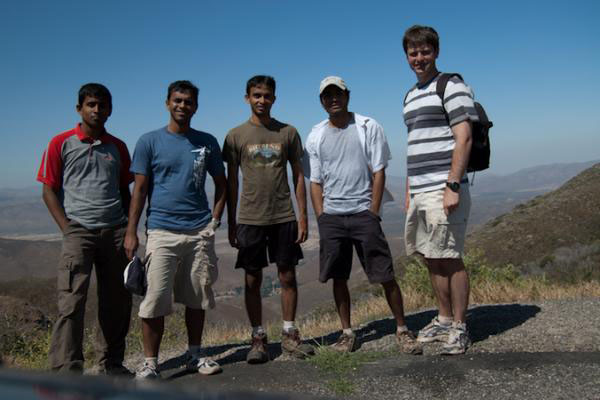
#> input picture resources/images/pic23.jpg, 600 x 400 px
$ python sky_enhancement.py   (Python 2 division)   (older library calls are emulated)
#> lines starting #> are read from the running program, lines starting #| are printed output that depends on the picture; after the words box and inside, x2 and y2 are one past the last pixel; in counts of white or black regions, pixels touching at a corner belong together
### cape_util/cape_util.py
"""
Created on June 18, 2015
@author: shiruilu

Common utils for CAPE
"""

import cv2
import numpy as np
from scipy.signal import argrelextrema
import matplotlib.pyplot as plt

# [7 lines left out: function safe_convert, not called in this run]

def get_smoothed_hist(I_channel, ksize=30, sigma=10):
    """
    get smoothed hist from a single channel
    +TODO: consider replace the calc of face_enhancement.py _H, H

    ARGs:
    I_channel -- MASKED single channle image (not necessarily gray), 0 will not be counted.
    ksize &
    sigma     -- For Gaussian kernel, following 3*sigma rule

    RETURN:
    h         -- Smoothed hist
    """
    # unsmoothed hist (cv2.calcHist return 2d vector)
    _h = cv2.calcHist([I_channel],[0],None,[255],[1,256]).T.ravel()
    # smooth hist, correlate only takes 1d input
    h  = np.correlate(_h, cv2.getGaussianKernel(ksize,sigma).ravel(), 'same')
    return h

def detect_bimodal(H):
    """
    H: all the (smoothed) histograms of faces on the image
    RETURN:
    bimodal_Fs: True means detected
                False means undetected (i.e. not bimodal)
                None means not sure, will plot H[i] for analysis
    D, M, B:    *Arrays* of detected Dark, Median, Bright intensities.
                i.e. x-index of H
    """
    # argrelextrema return (array([ 54, 132]),) (a tuple), only [0] used for 1d
    maximas_Fs = [ argrelextrema(h, np.greater, order=10)[0] for h in H ]
    # argrelextrema return (array([ 54, 132]),) (a tuple), only [0] used for 1d
    minimas_Fs = [ argrelextrema(h, np.less, order=10)[0] for h in H ]
    # # to visualize the bimodal:
    # print "maximas each face(hist): ", maximas_Fs \
    #       , "minimas each face(hist): ", minimas_Fs
    # plt.plot(H[i]); plt.xlim([1,256]); plt.show()
    bimodal_Fs = np.zeros(len(H) ,dtype=bool)
    D = np.zeros(len(H)); M = np.zeros(len(H)); B = np.zeros(len(H));
    for i in range(len(H)): # each face i
        tot_face_pix = np.sum(H[i])
        if len(maximas_Fs[i]) ==2 and len(minimas_Fs[i]) ==1: #bimodal detected
            d = maximas_Fs[i][0]
            b = maximas_Fs[i][1]
            m = minimas_Fs[i][0]
            # print 'd,b,m: ',d,b,m
            B[i] = b; M[i] = m; D[i] = d;
            # NOTICE: Here its 0.003 not 5%(as described in CAPE)!
            # 5% should be cumulated from several cylinders around the peak
            # Here it's ONLY the highest peak
            if H[i][d] >=0.003*tot_face_pix and H[i][b] >=0.003*tot_face_pix \
               and (H[i][m] <=0.8*H[i][d] and H[i][m] <=0.8*H[i][b]):
                bimodal_Fs[i] = True
        elif len(maximas_Fs[i]) >2 or len(minimas_Fs[i]) >1:
            print '?? more than two maximas, or more than one minima, see the plot'
            plt.plot(H[i]); plt.xlim([1,256]); plt.show()
            bimodal_Fs[i] = None
        else:
            None
    return bimodal_Fs, D, M, B

# [5 lines left out: function frange, not called in this run]

def mask_skin(img, mask):
    img_cp = img.copy()
    img_cp[ ~mask ] = 0 # non-skin area set to 0
    return img_cp

# [33 lines left out: functions mag, display, not called in this run]

### blue_sky/sky_enhancement.py
"""
Created on July 6, 2015
@author: shiruilu

Sky Enhancement from CAPE, put together
"""
import os
import sys

source_dirs = ['cape_util', 'aindane', 'face_detection'
               , 'skin_detection', 'wls_filter']

for d in source_dirs:
    sys.path.insert( 0, os.path.join(os.getcwd(), '../'+d) )

import cape_util

import cv2
import numpy as np
from scipy.stats import norm
from scipy import ndimage as ndi
from matplotlib import pyplot as plt
import ipdb

# # tricky way of removing ipdb breakpoints
# def f(): pass
# ipdb.set_trace = f

IMG_DIR = '../resources/images/'
BM_DIR = './benchmarks/'

def in_idea_blue_rg(I_origin):
    img = I_origin.astype(float)
    IDEAL_SKY_BGR = (195, 165, 120)
    # RANGE = (25, 30, 50)
    RANGE = (60, 65, 80)
    return (abs(img[...,0]-IDEAL_SKY_BGR[0]) < RANGE[0]) \
         & (abs(img[...,1]-IDEAL_SKY_BGR[1]) < RANGE[1]) \
         & (abs(img[...,2]-IDEAL_SKY_BGR[2]) < RANGE[2])

# [31 lines left out: functions _var_lenpos, get_sky_ref_patch, not called in this run]

def _get_top_one_third(img):
    return img[0:img.shape[0]*1.0/3,...]

def sky_prob_to_01(sky_prob_map, thresh=0.0):
    return sky_prob_map > thresh

# [9 lines left out: function _2to3, not called in this run]

def sky_ref_patch_detection(I_origin):
    """
    RETURN:
    S: list:[Sb, Sg, Sr]
    sky_prob_map
    """
    I_gray = cv2.cvtColor(I_origin, cv2.COLOR_BGR2GRAY)
    sky_prob_map = np.zeros(I_gray.shape)
    # initialize sky prob map with pixels strictly within ideal blue range
    sky_prob_map[ in_idea_blue_rg(I_origin) ] = 1.0
    # sky is ONLY in top one third
    # sky_prob_map[sky_prob_map.shape[0]*1.0/3:-1,...] = 0.0

    # exponentially decrease sky prob where gradient is too large (>_grad_percent*255.)
    _grad_x = np.absolute( ndi.prewitt(I_gray, axis=1 ,mode='nearest') )
    _grad_y = np.absolute( ndi.prewitt(I_gray, axis=0 ,mode='nearest') )
    _rv = norm(loc=0., scale=255./3.) # 3*sigma = 255, rv ~ random variable

    _grad_percent = 0.10 # 0.05 of the original paper
    cond_mod_sky_prob = (sky_prob_map ==1.0) & \
                        ((_grad_x >_grad_percent*255.) | (_grad_y >_grad_percent*255.)) # average of gradx, y
    sky_prob_map[ cond_mod_sky_prob ] = _rv.pdf( (_grad_x + _grad_y)/2.0 )[ cond_mod_sky_prob ]

    # detect bimodal
    _L = cv2.cvtColor(I_origin, cv2.COLOR_BGR2LAB)[...,0]
    detect_res = cape_util.detect_bimodal(
        [cape_util.get_smoothed_hist( cape_util.mask_skin(_L, sky_prob_map!=0.0) )]
    )[0] # detect_bimodal is an array f
    if (detect_res[0] == True): #could return F or None, must be ==True
        print 'bimodal detected in current sky_ref_patch'
        sky_prob_map[ I_gray ==detect_res[1] ] = 0.0 #exclude pixels correspond to the dark mode

    # get mean and std from each b,g,r channel of detected sky
    S = []
    if ( np.sum( _get_top_one_third(sky_prob_map) ) !=0): # top 1/3 has sky
        sky_prob_map_bgr = _2to3(sky_prob_map)
        for i in range(3): #B, G, R
            masked_I_one_thrid = cape_util.mask_skin( # mask non-blue area 0, copy the rest
                _get_top_one_third(I_origin)[...,i]
                , _get_top_one_third(sky_prob_map)!=0.0 # sky_prob map changed after previous step
            )
            mean, std = get_sky_ref_patch( masked_I_one_thrid, sky_prob_map )
            S.append(mean)
            _rv_sky_patch = norm(loc=mean, scale=std)

            # re-assign (where sky prob>0), normalize to p(median) = 1.0
            sky_prob_map_bgr[...,i][sky_prob_map>0.0] = \
                _rv_sky_patch.pdf(I_origin[...,i])[sky_prob_map>0.0] / _rv_sky_patch.pdf(mean)
        _b=1.; _g=5.; _r=3.
        sky_prob_map = (_b*sky_prob_map_bgr[...,0] + _g*sky_prob_map_bgr[...,1] + _r*sky_prob_map_bgr[...,2]) / (_b+_g+_r)

        # remove small patches: image opening on sky_prob_map
        _h,_w = sky_prob_map.shape[0:2]
        _kernel = cv2.getStructuringElement(cv2.MORPH_ELLIPSE,(_h/12,_w/16))
        sky_mask_opened = cv2.morphologyEx(sky_prob_to_01(sky_prob_map).astype('uint8'), cv2.MORPH_OPEN, _kernel)
        sky_prob_map[sky_mask_opened==0.0] = 0.0 # set sky_prob_map to 0 where removed from sky_mask_opened
    else:
        print 'sky not detected in top 1/3'

    plt.imshow(sky_prob_map); plt.show() # rainbow map
    print 'S(b,g,r): ',S
    return S, sky_prob_map

# [83 lines left out: functions sky_cloud_decompose, sky_enhance, not called in this run]

def sky_enhancement(I):
    """
    Main function to perform sky enhancement
    Keyword Arguments:
    I -- np.uint8 (m,n,3), BGR
    Returns:
    res -- np.uint8 (m,n,3), I with sky part enhanced
    sky_prob_map -- np.float 0-1 (m,n,1), sky probability map
    """
    S, sky_prob_map = sky_ref_patch_detection(I)
    res = I.copy() # res shape is (1, num_sky_pixels, 3)
    if S == []:
        print 'S is empty'
    elif sky_prob_to_01(sky_prob_map, thresh=0.).any():
        X = sky_cloud_decompose(S, sky_prob_map, cape_util.mask_skin(I, sky_prob_map.astype(bool)))
        Sbgr = np.array([[S]], dtype='uint8')
        P = sky_prob_map[sky_prob_to_01(sky_prob_map, thresh=0.0)].reshape(1,-1) # return sky_prob regarded as sky
        enhance_res = sky_enhance( X, P, Sbgr, I, sky_prob_map)
        res[sky_prob_to_01(sky_prob_map, thresh=0.0)] = enhance_res[0]
    else:
        print 'no sky pixels detected!'

    return res, sky_prob_map

def main():
    I_origin = cv2.imread(IMG_DIR+'pic23.jpg')
    res_disp,_ = sky_enhancement(I_origin)
    cape_util.display(np.hstack([I_origin, res_disp]))
    return 0

if __name__ == '__main__':
    main()
#> in main, I_origin is the input picture: shape (400, 600, 3); mean B, G, R 103.3, 93.1, 79.5
#> in sky_ref_patch_detection, `I_gray = cv2.cvtColor(I_origin, cv2.COLOR_BGR2GRAY)`:
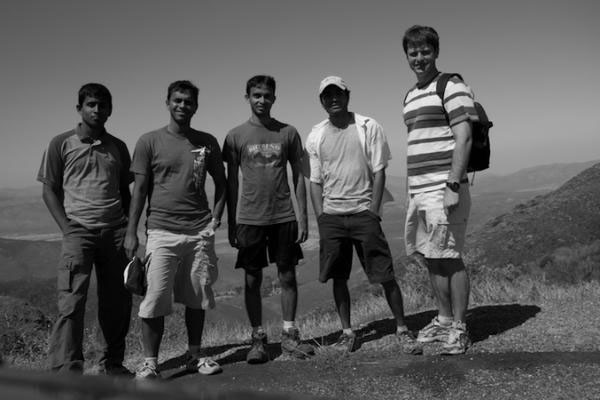
#> I_gray: shape (400, 600); min 0, max 251, mean 90.2
#> in in_idea_blue_rg, `return (abs(img[...,0]-IDEAL_SKY_BGR[0]) < RANGE[0]) \ & (abs(img[...,..`:
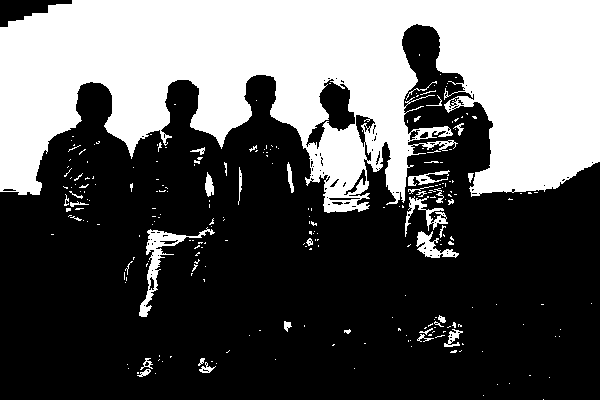
#> returned value: shape (400, 600) bool; 36.2% white; 252 white regions (214 under 20 px), largest, box (x1, y1, x2, y2) and area: (0, 0, 600, 213) 82301, (139, 227, 215, 317) 1116, (416, 231, 459, 258) 478
#> in sky_ref_patch_detection, `_grad_x = np.absolute( ndi.prewitt(I_gray, axis=1 ,mode='nearest') )`:
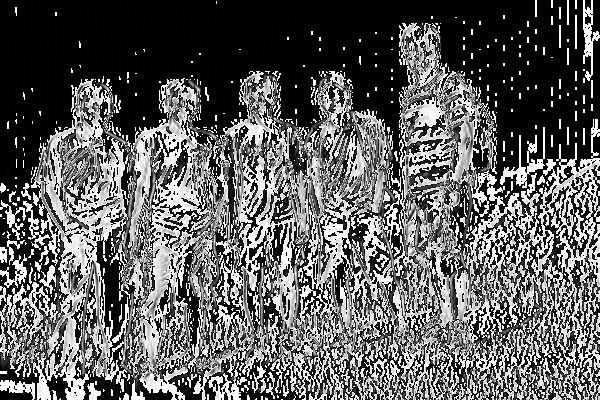
#> _grad_x: shape (400, 600); min 0, max 255, mean 95.3
#> in sky_ref_patch_detection, `_grad_y = np.absolute( ndi.prewitt(I_gray, axis=0 ,mode='nearest') )`:
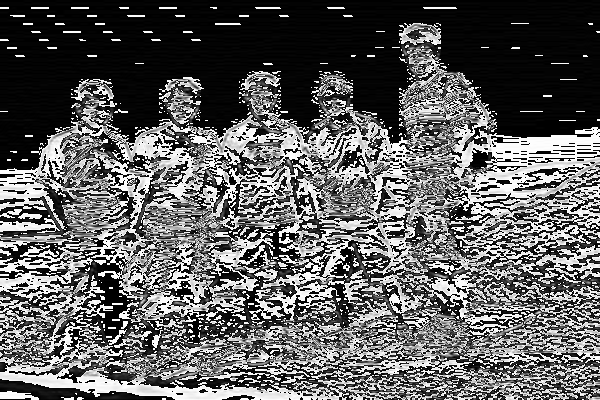
#> _grad_y: shape (400, 600); min 0, max 255, mean 96.6
#> in sky_ref_patch_detection, `cond_mod_sky_prob = (sky_prob_map ==1.0) & \ ((_grad_x >_grad_percent*..`:
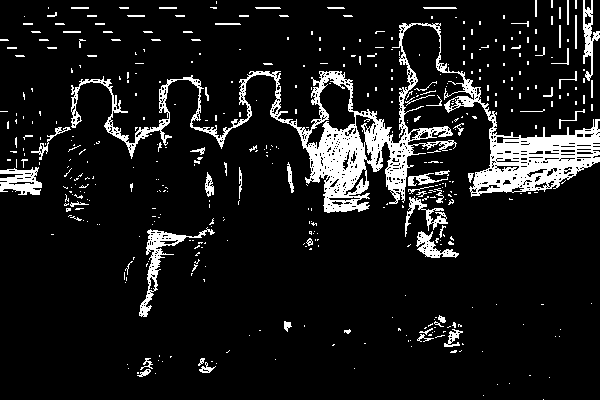
#> cond_mod_sky_prob: shape (400, 600) bool; 9.9% white; 451 white regions (379 under 20 px), largest, box (x1, y1, x2, y2) and area: (71, 23, 600, 213) 15519, (139, 227, 215, 317) 1046, (0, 167, 42, 195) 737
#> in sky_ref_patch_detection, `sky_prob_map[ cond_mod_sky_prob ] = _rv.pdf( (_grad_x + _grad_y)/2.0 )..`:
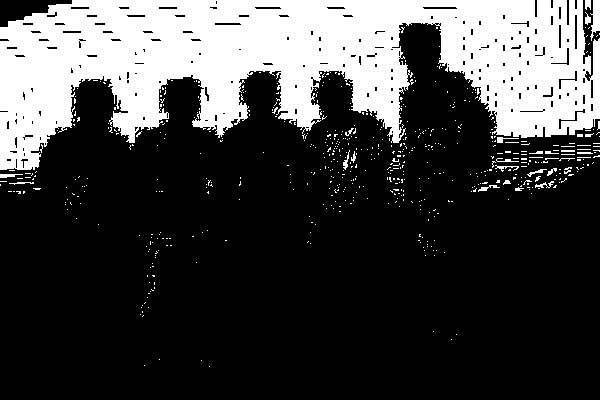
#> sky_prob_map: shape (400, 600) float64; min 0, max 1, mean 0.263
#> in mask_skin, `img_cp[ ~mask ] = 0`:
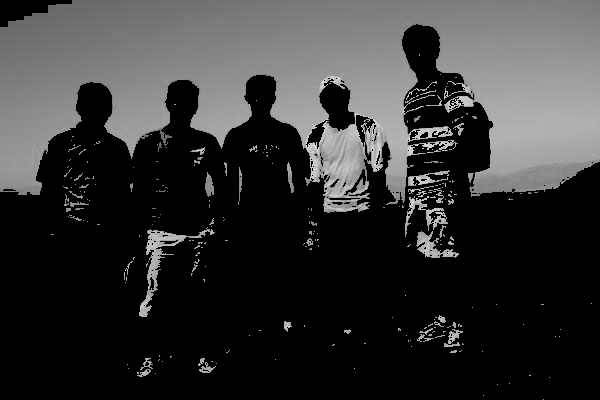
#> img_cp: shape (400, 600); min 0, max 221, mean 52.4
#> in get_smoothed_hist, `h  = np.correlate(_h, cv2.getGaussianKernel(ksize,sigma).ravel(), 'sam..`: h = 255 values, max 1539.5 at index 135, min 0 at index 0, mean 341.1
#> in detect_bimodal, `maximas_Fs = [ argrelextrema(h, np.greater, order=10)[0] for h in H ]`: maximas_Fs = [[135]]
#> in detect_bimodal, `minimas_Fs = [ argrelextrema(h, np.less, order=10)[0] for h in H ]`: minimas_Fs = [empty array]
#> in detect_bimodal, `bimodal_Fs = np.zeros(len(H) ,dtype=bool)`: bimodal_Fs = [False]
#> in detect_bimodal, `D = np.zeros(len(H))`: D = [0]
#> the loop in detect_bimodal, `for i in range(len(H)):` made 1 pass
#> tot_face_pix on pass 1: 86990
#> in sky_ref_patch_detection, `detect_res = cape_util.detect_bimodal( [cape_util.get_smoothed_hist( c..`: detect_res = [False]
#> (the run stopped early here; a loop or call above may not have finished)

$ run again, with resources/images/pic1.jpg copied over resources/images/pic23.jpg
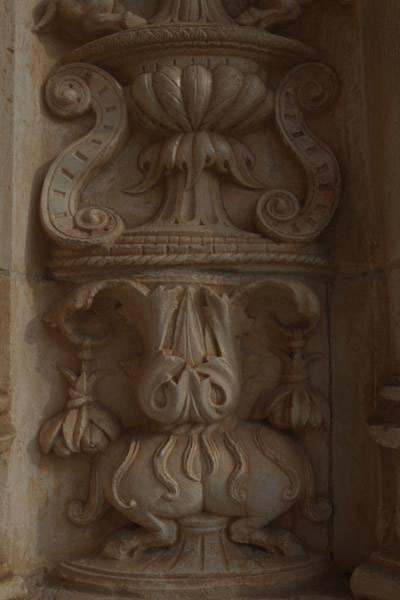
#> input picture resources/images/pic1.jpg, 400 x 600 px
#> in main, I_origin is the input picture: shape (600, 400, 3); mean B, G, R 41.8, 57.1, 74.4
#> in in_idea_blue_rg, `return (abs(img[...,0]-IDEAL_SKY_BGR[0]) < RANGE[0]) \ & (abs(img[...,..`:
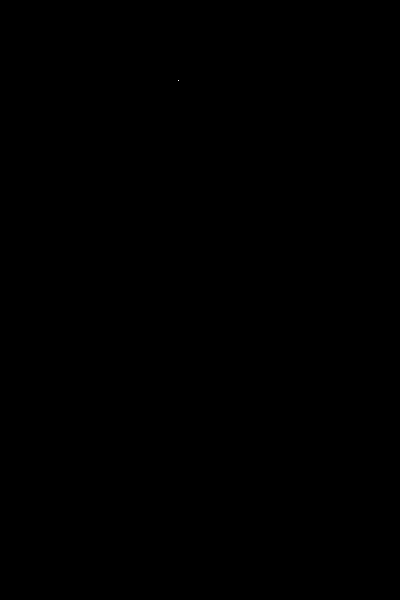
#> returned value: shape (600, 400) bool; 0% white in thin lines or dots, all inside (x1, y1, x2, y2) = (178, 80, 179, 81)
#> in sky_ref_patch_detection, `_grad_y = np.absolute( ndi.prewitt(I_gray, axis=0 ,mode='nearest') )`:
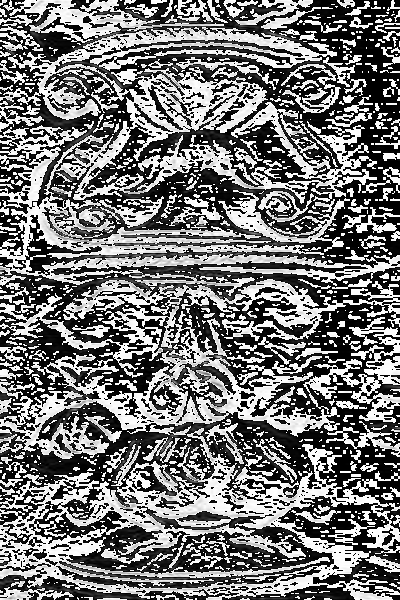
#> _grad_y: shape (600, 400); min 0, max 255, mean 117.7
#> h = 255 values, max 0.046 at index 164, min 0 at index 0, mean 0.00392
#> maximas_Fs = [empty array]
#> bimodal_Fs = [False]
#> D = [0]
#> the loop in detect_bimodal, `for i in range(len(H)):` made 1 pass
#> tot_face_pix on pass 1: 1
#> detect_res = [False]

$ run again, with resources/images/pic14.jpg copied over resources/images/pic23.jpg
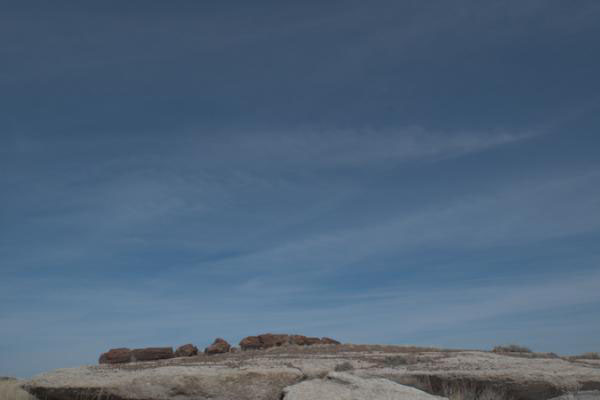
#> input picture resources/images/pic14.jpg, 600 x 400 px
#> in main, I_origin is the input picture: shape (400, 600, 3); mean B, G, R 123.2, 100.7, 79.9
#> in in_idea_blue_rg, `return (abs(img[...,0]-IDEAL_SKY_BGR[0]) < RANGE[0]) \ & (abs(img[...,..`:
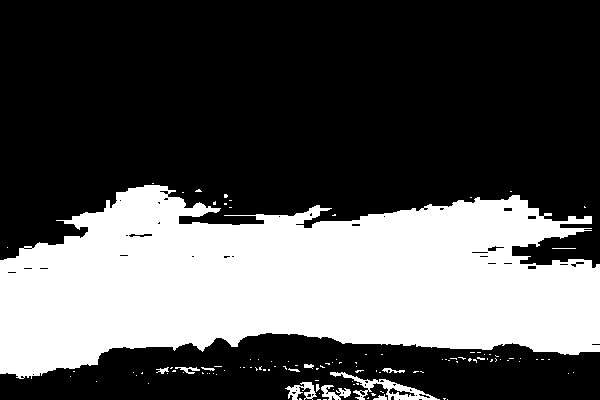
#> returned value: shape (400, 600) bool; 33.6% white; 114 white regions (101 under 20 px), largest, box (x1, y1, x2, y2) and area: (0, 185, 600, 379) 78486, (330, 372, 440, 400) 813, (285, 382, 317, 400) 283
#> cond_mod_sky_prob: shape (400, 600) bool; 13.1% white; 342 white regions (279 under 20 px), largest, box (x1, y1, x2, y2) and area: (31, 200, 600, 366) 18225, (0, 208, 332, 281) 3336, (95, 186, 221, 249) 1954
#> in mask_skin, `img_cp[ ~mask ] = 0`:
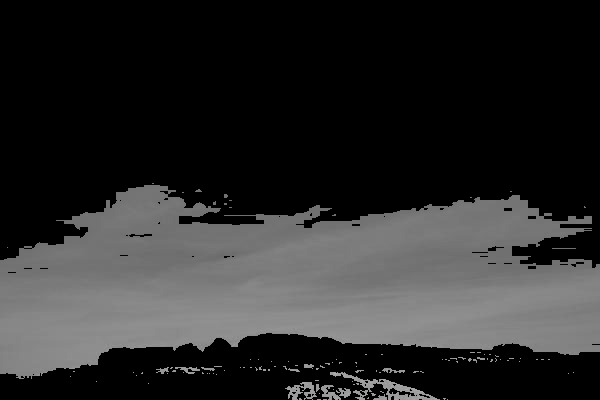
#> img_cp: shape (400, 600); min 0, max 174, mean 42.6
#> h = 255 values, max 2320.5 at index 126, min 0 at index 0, mean 315.9
#> maximas_Fs = [[126]]
#> minimas_Fs = [empty array]
#> bimodal_Fs = [False]
#> D = [0]
#> the loop in detect_bimodal, `for i in range(len(H)):` made 1 pass
#> tot_face_pix on pass 1: 80549
#> detect_res = [False]

$ run again, with resources/images/pic16.jpg copied over resources/images/pic23.jpg
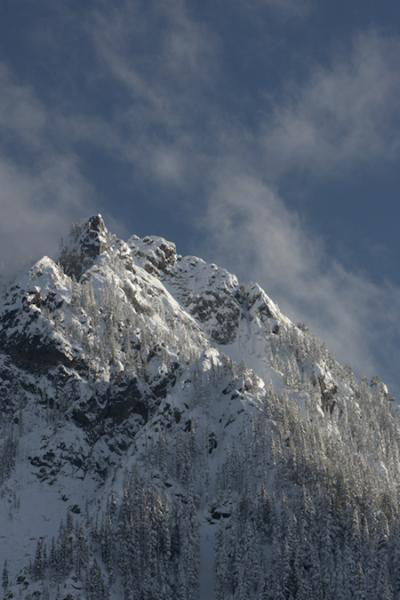
#> input picture resources/images/pic16.jpg, 400 x 600 px
#> in main, I_origin is the input picture: shape (600, 400, 3); mean B, G, R 106.2, 92.9, 83.1
#> cond_mod_sky_prob: shape (600, 400) bool; 7.3% white; 622 white regions (550 under 20 px), largest, box (x1, y1, x2, y2) and area: (229, 180, 376, 416) 6533, (131, 256, 223, 366) 2472, (87, 235, 176, 315) 1394
#> in mask_skin, `img_cp[ ~mask ] = 0`:
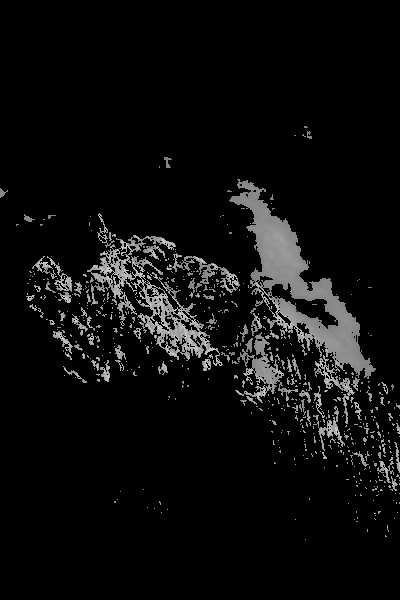
#> img_cp: shape (600, 400); min 0, max 213, mean 12.7
#> h = 255 values, max 495.2 at index 143, min 0 at index 0, mean 77.78
#> maximas_Fs = [[143]]
#> minimas_Fs = [empty array]
#> bimodal_Fs = [False]
#> D = [0]
#> the loop in detect_bimodal, `for i in range(len(H)):` made 1 pass
#> tot_face_pix on pass 1: 19835
#> detect_res = [False]
